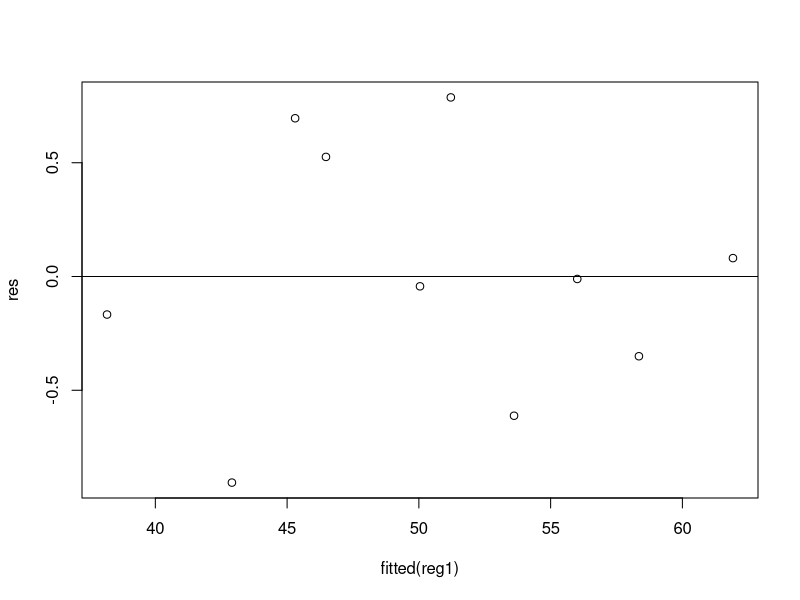
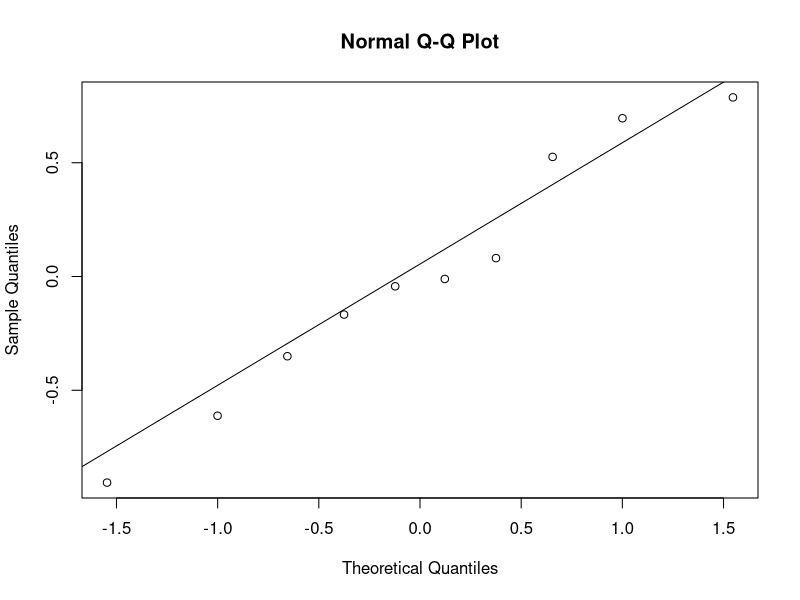

The R source for these figures, in order:
# 1. 단순회귀모형: x(1개)
x <- c(56,80,50,78,65,75,53,57,53,44)
y <- c(164,180,160,175,170,175,160,169,165,150)
reg <- lm(y~x)
summary(reg)

# 2. 중회귀모형: x(N개)
x1 <- c(4,6,6,7,8,9,9,9,11,12)
x2 <- c(3,4,5,5,6,7,6,8,8,9)
y <- c(38,42,46,47,50,53,52,56,58,62)
reg1 <- lm(y~x1+x2)
summary(reg1)

# 회귀진단: 잔차 분석
# 1. 잔차 산점도: 랜덤처럼 보이는게 좋은 것.
res <- resid(reg1)
plot(fitted(reg1), res) # 예측값, 잔차
abline(0,0)

# 2. 정규확률도
qqnorm(res)
qqline(res)